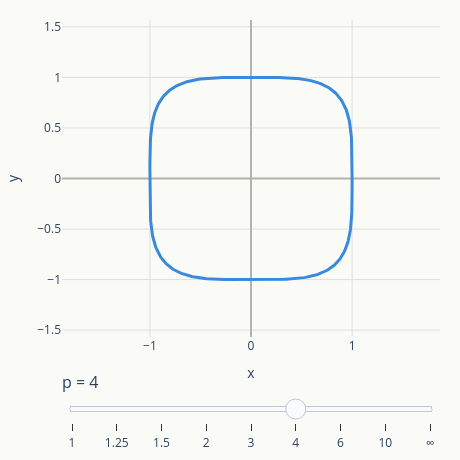

Source (notebook cell):
### Markdown cell above
**Интерактив:** Двигайте слайдер, чтобы увидеть, как меняется форма единичная сферы в метрике $l_p$ при различных значениях $p$.

### Code cell
#| echo: false

import numpy as np
import plotly.graph_objects as go
import plotly.io as pio
pio.renderers.default = "plotly_mimetype+notebook_connected"

max_p = 200

# Значения p для слайдера. max_p используется как приближение p = infinity.
p_values = [1, 1.25, 1.5, 2, 3, 4, 6, 10, max_p]


def unit_curve_p(p, n=400):
    """Параметрические точки кривой |x|^p + |y|^p = 1 (суперэллипс)."""
    t = np.linspace(0, 2 * np.pi, n)
    c, s = np.cos(t), np.sin(t)
    x = np.sign(c) * np.abs(c) ** (2 / p)
    y = np.sign(s) * np.abs(s) ** (2 / p)
    return x, y

# Цвет линии в зависимости от p (тёплый -> холодный по мере роста p)
def curve_color(p):
    if p <= 1:
        return "#D85A30"   # coral -- манхэттенская метрика
    elif p < 2:
        return "#EF9F27"   # amber -- промежуточный случай
    elif p == 2:
        return "#378ADD"   # blue -- евклидова метрика
    elif p == max_p:
        return "#993556"   # blue -- евклидова метрика
    else:
        return "#1D9E75"   # teal -- метрика Чебышёва / промежуточные

def frame_xy(p):
    if p == max_p:  # p = infinity -- точные координаты квадрата, без суперэллипса
        return np.array([1, -1, -1, 1, 1]), np.array([1, 1, -1, -1, 1])
    return unit_curve_p(p)

frames = []
for p in p_values:
    x, y = frame_xy(p)
    label = "∞" if p == max_p else (str(int(p)) if p == int(p) else str(p))
    frames.append(
        go.Frame(
            data=[go.Scatter(x=x, y=y, mode="lines",
                              line=dict(color=curve_color(p), width=3))],
            name=label,
        )
    )

x0, y0 = unit_curve_p(p_values[5])  # стартовый кадр -- p = 2

fig = go.Figure(
    data=[go.Scatter(x=x0, y=y0, mode="lines",
                      line=dict(color=curve_color(2), width=3))],
    layout=go.Layout(
        paper_bgcolor="#FAFAF7",
        plot_bgcolor="#FAFAF7",
        xaxis=dict(range=[-1.4, 1.4], zeroline=True, zerolinecolor="#B4B2A9",
                    gridcolor="#E1E0D9", scaleanchor="y", title="x"),
        yaxis=dict(range=[-1.4, 1.4], zeroline=True, zerolinecolor="#B4B2A9",
                    gridcolor="#E1E0D9", title="y"),
        width=460,
        height=460,
        margin=dict(l=40, r=20, t=20, b=40),
        sliders=[dict(
            active=5,
            currentvalue=dict(prefix="p = ", font=dict(size=16)),
            pad=dict(t=30),
            steps=[
                dict(
                    method="animate",
                    args=[[f.name], dict(mode="immediate",
                                          frame=dict(duration=0, redraw=True),
                                          transition=dict(duration=max_p))],
                    label=f.name,
                )
                for f in frames
            ],
        )],
    ),
    frames=frames,
)

fig.show()

### Figure 1 — Plotly figure (JSON) as saved in the notebook; plotly's stock layout.template omitted (floating-point values rounded to 4 significant figures; data arrays with more than 128 entries replaced by an {"elided": "..."} marker saying what was removed)
{"data": [{"line": {"color": "#378ADD", "width": 3}, "mode": "lines", "type": "scatter", "x": {"elided": "400 float values"}, "y": {"elided": "400 float values"}}], "layout": {"height": 460, "margin": {"b": 40, "l": 40, "r": 20, "t": 20}, "paper_bgcolor": "#FAFAF7", "plot_bgcolor": "#FAFAF7", "sliders": [{"active": 5, "currentvalue": {"font": {"size": 16}, "prefix": "p = "}, "pad": {"t": 30}, "steps": [{"args": [["1"], {"frame": {"duration": 0, "redraw": true}, "mode": "immediate", "transition": {"duration": 200}}], "label": "1", "method": "animate"}, {"args": [["1.25"], {"frame": {"duration": 0, "redraw": true}, "mode": "immediate", "transition": {"duration": 200}}], "label": "1.25", "method": "animate"}, {"args": [["1.5"], {"frame": {"duration": 0, "redraw": true}, "mode": "immediate", "transition": {"duration": 200}}], "label": "1.5", "method": "animate"}, {"args": [["2"], {"frame": {"duration": 0, "redraw": true}, "mode": "immediate", "transition": {"duration": 200}}], "label": "2", "method": "animate"}, {"args": [["3"], {"frame": {"duration": 0, "redraw": true}, "mode": "immediate", "transition": {"duration": 200}}], "label": "3", "method": "animate"}, {"args": [["4"], {"frame": {"duration": 0, "redraw": true}, "mode": "immediate", "transition": {"duration": 200}}], "label": "4", "method": "animate"}, {"args": [["6"], {"frame": {"duration": 0, "redraw": true}, "mode": "immediate", "transition": {"duration": 200}}], "label": "6", "method": "animate"}, {"args": [["10"], {"frame": {"duration": 0, "redraw": true}, "mode": "immediate", "transition": {"duration": 200}}], "label": "10", "method": "animate"}, {"args": [["∞"], {"frame": {"duration": 0, "redraw": true}, "mode": "immediate", "transition": {"duration": 200}}], "label": "∞", "method": "animate"}]}], "width": 460, "xaxis": {"gridcolor": "#E1E0D9", "range": [-1.4, 1.4], "scaleanchor": "y", "title": {"text": "x"}, "zeroline": true, "zerolinecolor": "#B4B2A9"}, "yaxis": {"gridcolor": "#E1E0D9", "range": [-1.4, 1.4], "title": {"text": "y"}, "zeroline": true, "zerolinecolor": "#B4B2A9"}}}
